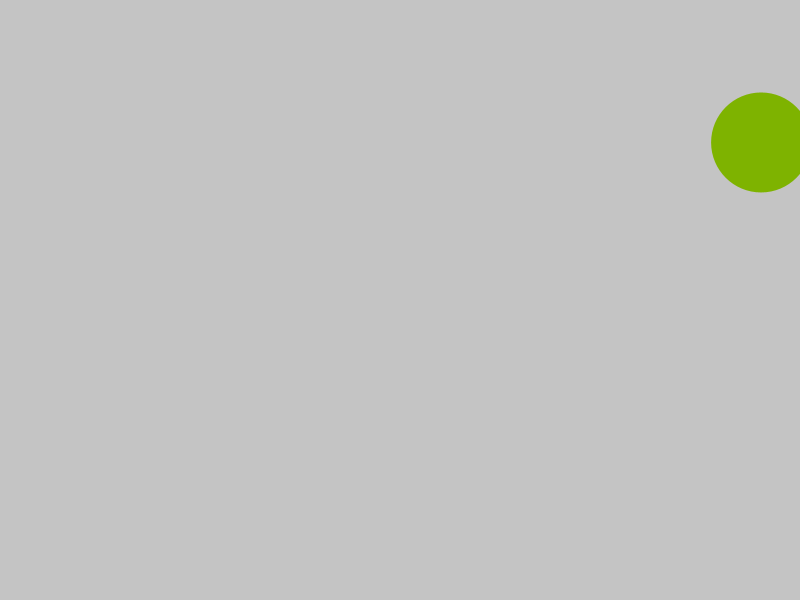
Frame 1 (no input)
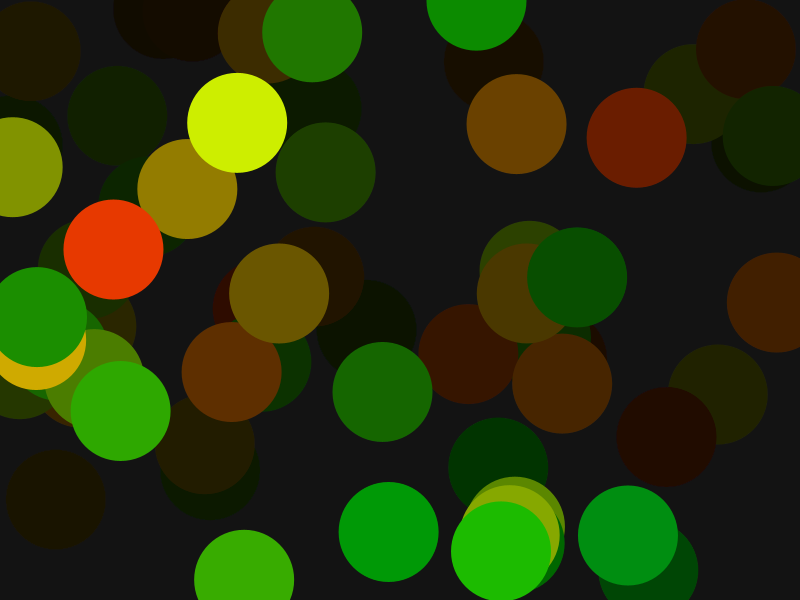
Frame 60 (the mouse pressed at the canvas centre just before this capture)
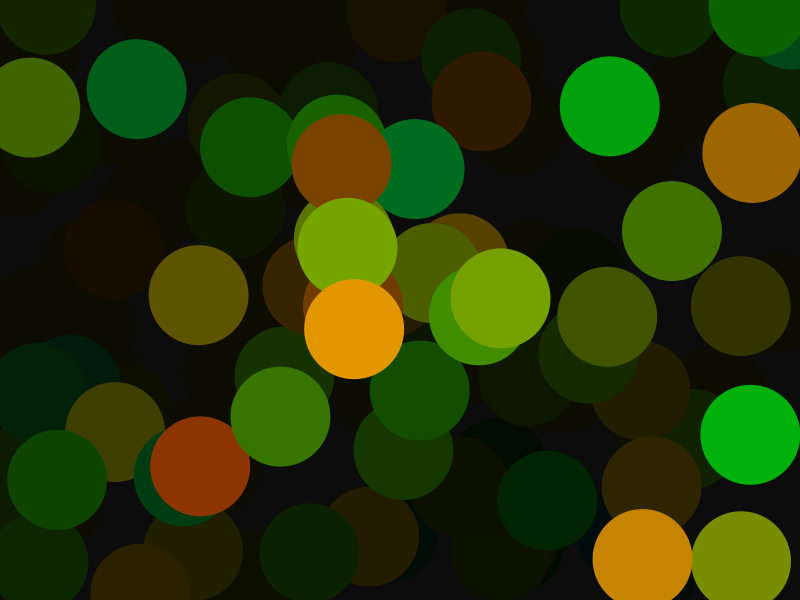
Frame 120 (the mouse held since frame 60 and released just before this capture)

The Processing sketch that drew these frames (run headless with seeded random() and noise(); from frame 60 on, the mouse is pressed at the canvas centre):

// Processing sketch: Circles_Exercise_1
// ── Circles_Exercise_1.pde
//Declaring Global variables
int x = 0;
int y = 0;
float angle = 0;

//initial Setup of size of out output box
void setup()
{
  //println(x);
  size(800,600);
  x = 800;
  y = 600;
  //println(x);
}
//introduction of draw function
void draw()
{
  noStroke();       //gets rid of outlines of shapes
  
  fill(color(0,0,0,10));
  rect(0,0,x,y);     //rect(x,y of the top left corner of the rect, width, height)
  
  drawCircle(angle); //calling our drawCirlce function that we have created
  if(angle > 310)    //condition operators && (and) , || (or)
  {
    angle = 0;
  }
  else
  {
    angle = angle + .2;
    //println(angle);
  }
}
void drawCircle(float hue_start)
{
  //setting up color variables
  colorMode(HSB, 360, 100, 100);           //360 : limit for each color within this function
  
  float hue = random(hue_start,hue_start+120);
  float sat = random(100,100);
  float bright = random(60,100);
  color randColor = color(hue,sat,bright); //no longer need to call the color function, can use the 'color' variable instead
  fill(randColor);                         //making use of the 'color' variable we made
  circle(random(x),random(y),100);         //circle(x,y, height and width of elipse)
  //mouseX mouseY
}
// HTML/JavaScript > C# >= Java > Python :D
